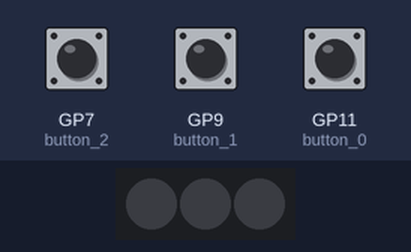
This program was run on a simulated Raspberry Pi Pico running CircuitPython. Shown: 3 RGB LEDs in strip order, left to right. Inputs (shaded band) come from the test bench; at power-on: GP7 (button_2) HIGH, GP9 (button_1) HIGH, GP11 (button_0) HIGH. Dim RGB values are drawn brighter than linear.

Above: at 2.2 s.
2.3 s: GP7 (button_2) pulled LOW for 0.15 s
At 2.38 s:
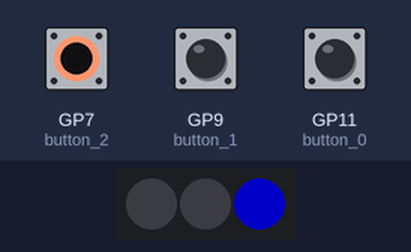
3.9 s: GP9 (button_1) pulled LOW for 0.15 s
At 3.98 s:
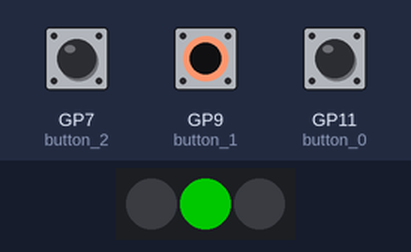
5.5 s: GP11 (button_0) pulled LOW for 0.15 s
At 5.58 s:
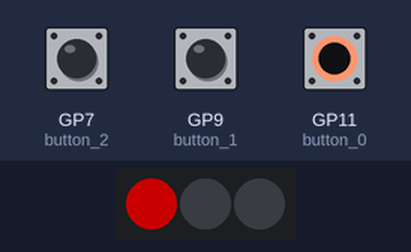
7.1 s: GP11 (button_0) pulled LOW for 3.2 s
At 11.0 s:
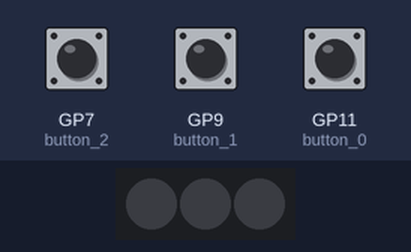
11.8 s: GP7 (button_2) pulled LOW for 3.2 s
At 12.2 s:
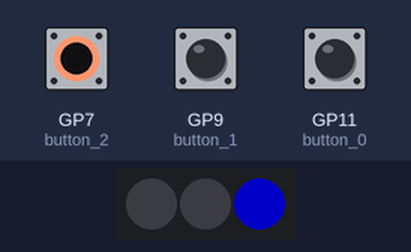
16.5 s: GP7 (button_2) driven LOW and GP9 (button_1) driven LOW
At 17.5 s:
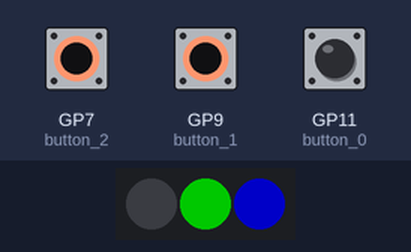
Timing chart, 0 to 19.0 s (numbered marks = the images above; inputs shaded):
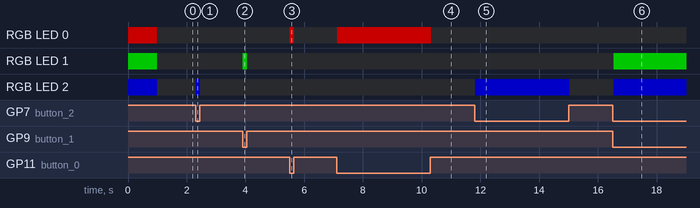

Measured:
- after the input at 2.3 s, RGB LED 2: off → RGB(0, 0, 100) at once, → off 0.15 s later
- after the input at 3.9 s, RGB LED 1: off → RGB(0, 100, 0) at once, → off 0.15 s later
- after the input at 5.5 s, RGB LED 0: off → RGB(100, 0, 0) at once, → off 0.15 s later
- after the input at 7.1 s, RGB LED 0: off → RGB(100, 0, 0) at once, → off 3.2 s later
- after the input at 11.8 s, RGB LED 2: off → RGB(0, 0, 100) at once, → off 3.2 s later
- after the input at 16.5 s, RGB LED 1: off → RGB(0, 100, 0) at once; RGB LED 2: off → RGB(0, 0, 100) at once

The program:

keybow_mini.py
```python
import time
import board
import digitalio
import adafruit_dotstar

button_0= digitalio.DigitalInOut(board.GP11)
button_0.direction = digitalio.Direction.INPUT
button_0.pull = digitalio.Pull.UP

button_1 = digitalio.DigitalInOut(board.GP9)
button_1.direction = digitalio.Direction.INPUT
button_1.pull = digitalio.Pull.UP

button_2 = digitalio.DigitalInOut(board.GP7)
button_2.direction = digitalio.Direction.INPUT
button_2.pull = digitalio.Pull.UP

pixels = adafruit_dotstar.DotStar(board.GP2, board.GP3, 3)
pixels[0] = (100, 0, 0)
pixels[1] = (0, 100, 0)
pixels[2] = (0, 0, 100)
time.sleep(1)
pixels[0] = (0, 0, 0)
pixels[1] = (0, 0, 0)
pixels[2] = (0, 0, 0)

old0 = button_0.value
old1 = button_1.value
old2 = button_2.value

while True:
    new0 = button_0.value
    new1 = button_1.value
    new2 = button_2.value

    if old0!=new0:
        if new0:
            pixels[0] = (0, 0, 0)
        else:
            pixels[0] = (100, 0, 0)
        old0 = new0

    if old1!=new1:
        if new1:
            pixels[1] = (0, 0, 0)
        else:
            pixels[1] = (0, 100, 0)
        old1 = new1

    if old2!=new2:
        if new2:
            pixels[2] = (0, 0, 0)
        else:
            pixels[2] = (0, 0, 100)
        old2 = new2

    time.sleep(0.05)
```
